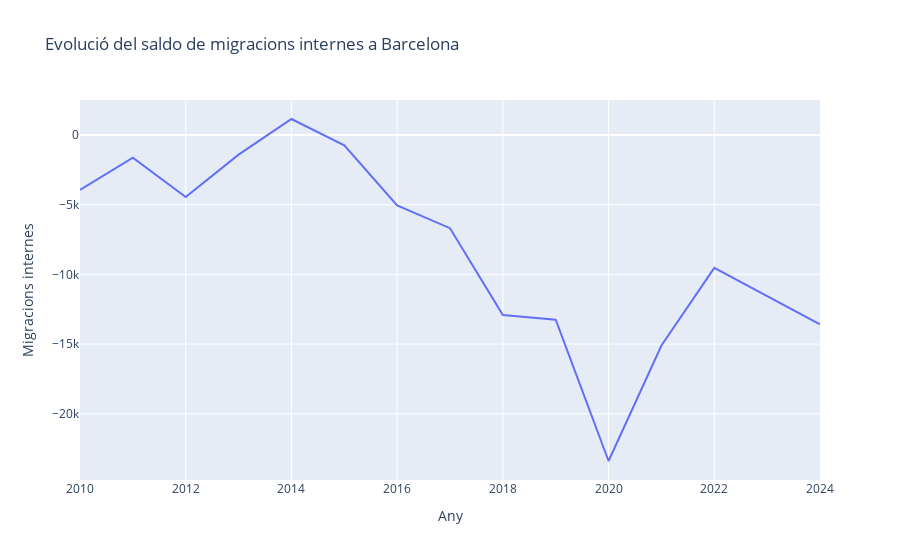
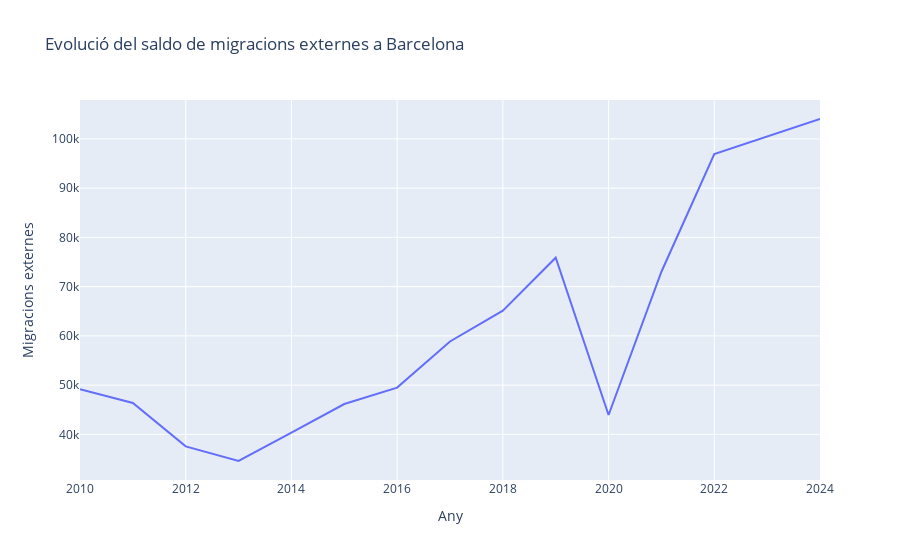

The notebook cell these images were saved under, in order:
### Code cell
fig = px.line(df2, 
              y='Migracions internes',
              title=f'Evolució del saldo de migracions internes a {ciutat}'
             )
fig2 = px.line(df2,
               y='Migracions externes',
               title=f'Evolució del saldo de migracions externes a {ciutat}'
              )
fig.show()
fig2.show()

### Figure 1 — Plotly figure (JSON) as saved in the notebook; plotly's stock layout.template omitted (floating-point values rounded to 4 significant figures)
{"data": [{"hovertemplate": "Any=%{x}<br>Migracions internes=%{y}<extra></extra>", "legendgroup": "", "line": {"color": "#636efa", "dash": "solid"}, "marker": {"symbol": "circle"}, "mode": "lines", "name": "", "orientation": "v", "showlegend": false, "type": "scatter", "x": [2010, 2011, 2012, 2013, 2014, 2015, 2016, 2017, 2018, 2019, 2020, 2021, 2022, 2023, 2024], "xaxis": "x", "y": [-3939.0, -1623.0, -4448.0, -1411.0, 1149.0, -733.0, -5046.0, -6683.0, -12920.0, -13240.0, -23390.0, -15100.0, -9528.0, -11550.0, -13580.0], "yaxis": "y"}], "layout": {"legend": {"tracegroupgap": 0}, "title": {"text": "Evolució del saldo de migracions internes a Barcelona"}, "xaxis": {"anchor": "y", "domain": [0, 1], "title": {"text": "Any"}}, "yaxis": {"anchor": "x", "domain": [0, 1], "title": {"text": "Migracions internes"}}}}

### Figure 2 — Plotly figure (JSON) as saved in the notebook; plotly's stock layout.template omitted (floating-point values rounded to 4 significant figures)
{"data": [{"hovertemplate": "Any=%{x}<br>Migracions externes=%{y}<extra></extra>", "legendgroup": "", "line": {"color": "#636efa", "dash": "solid"}, "marker": {"symbol": "circle"}, "mode": "lines", "name": "", "orientation": "v", "showlegend": false, "type": "scatter", "x": [2010, 2011, 2012, 2013, 2014, 2015, 2016, 2017, 2018, 2019, 2020, 2021, 2022, 2023, 2024], "xaxis": "x", "y": [49180.0, 46370.0, 37560.0, 34590.0, 40360.0, 46160.0, 49500.0, 58860.0, 65130.0, 75870.0, 43940.0, 73030.0, 96900.0, 100500.0, 104000.0], "yaxis": "y"}], "layout": {"legend": {"tracegroupgap": 0}, "title": {"text": "Evolució del saldo de migracions externes a Barcelona"}, "xaxis": {"anchor": "y", "domain": [0, 1], "title": {"text": "Any"}}, "yaxis": {"anchor": "x", "domain": [0, 1], "title": {"text": "Migracions externes"}}}}
